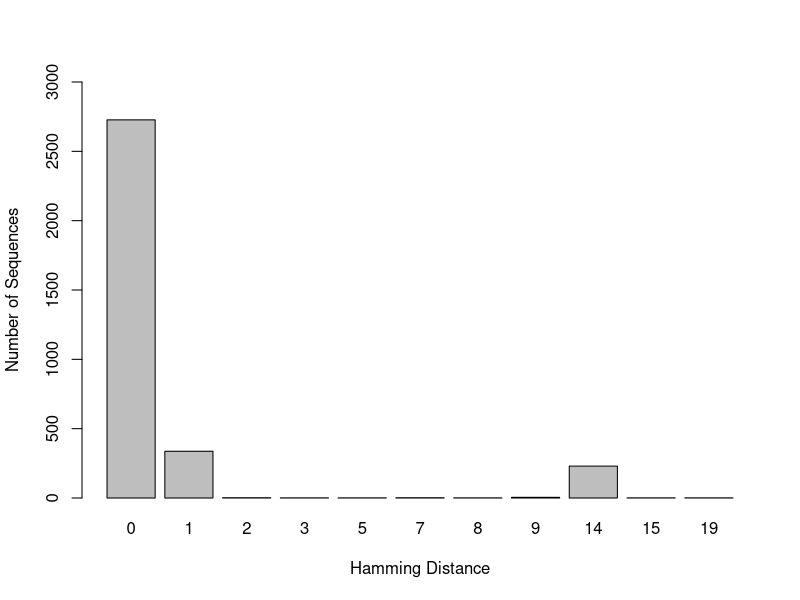
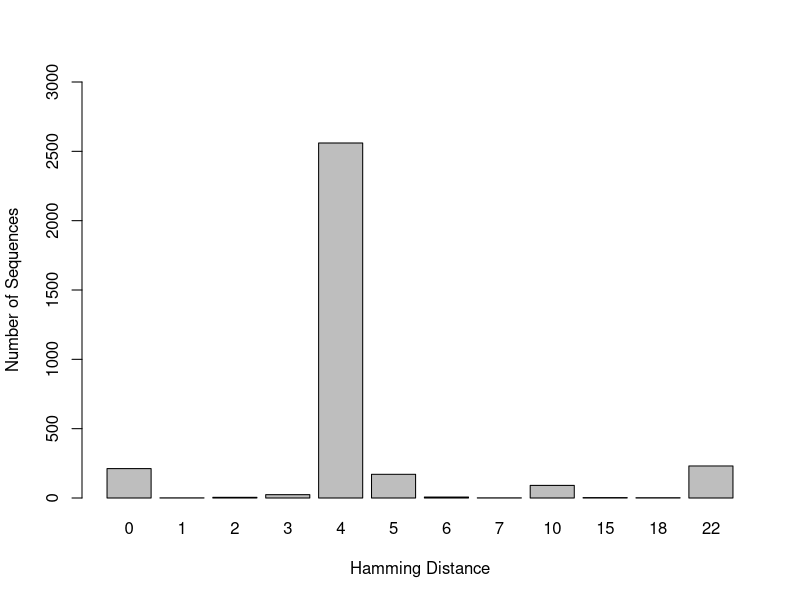
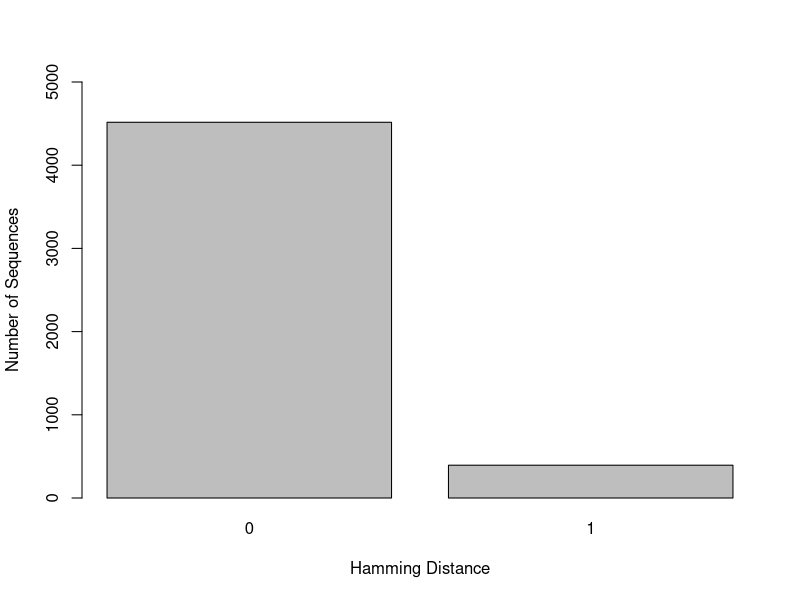
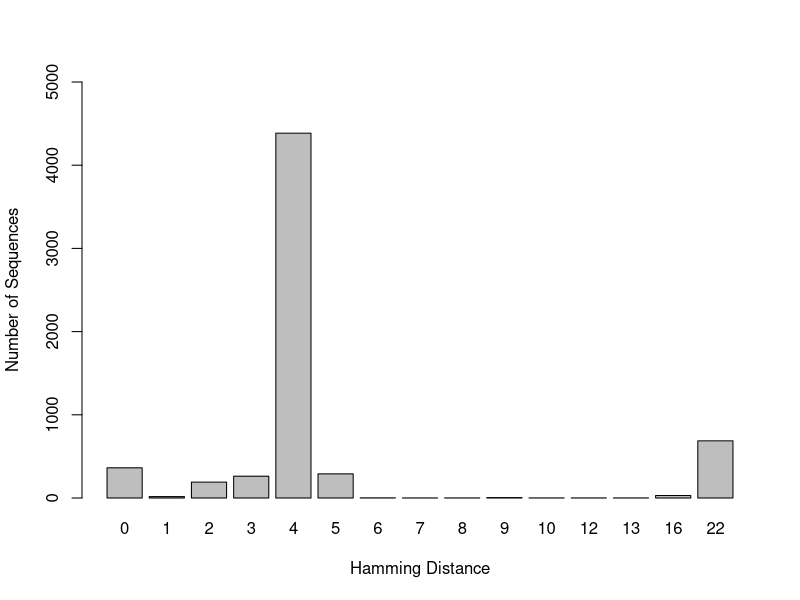
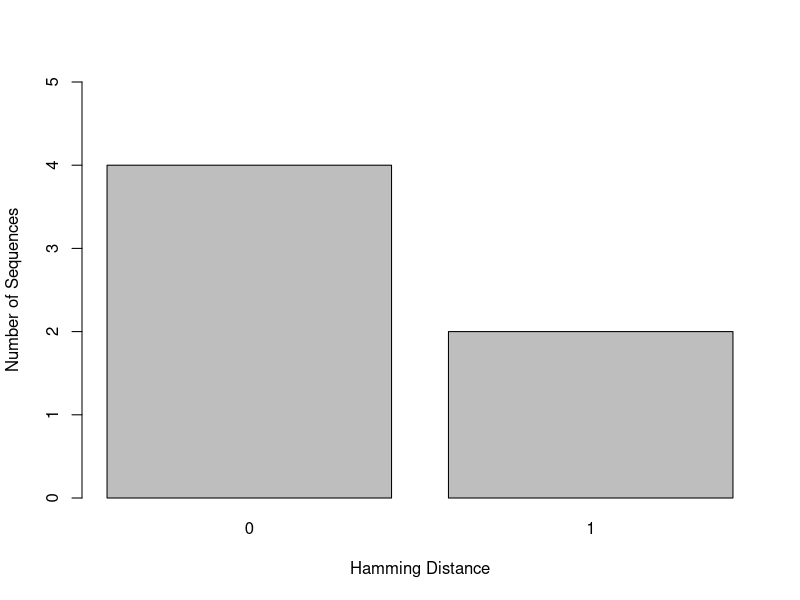
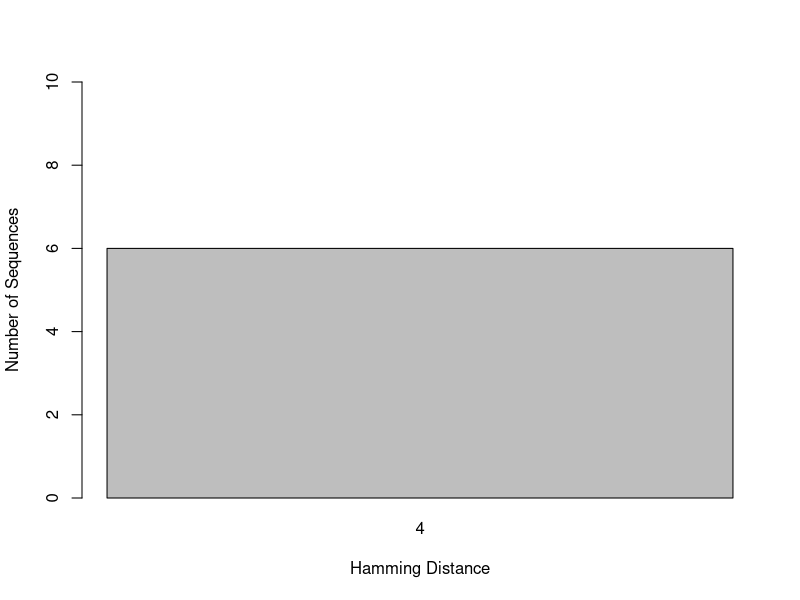
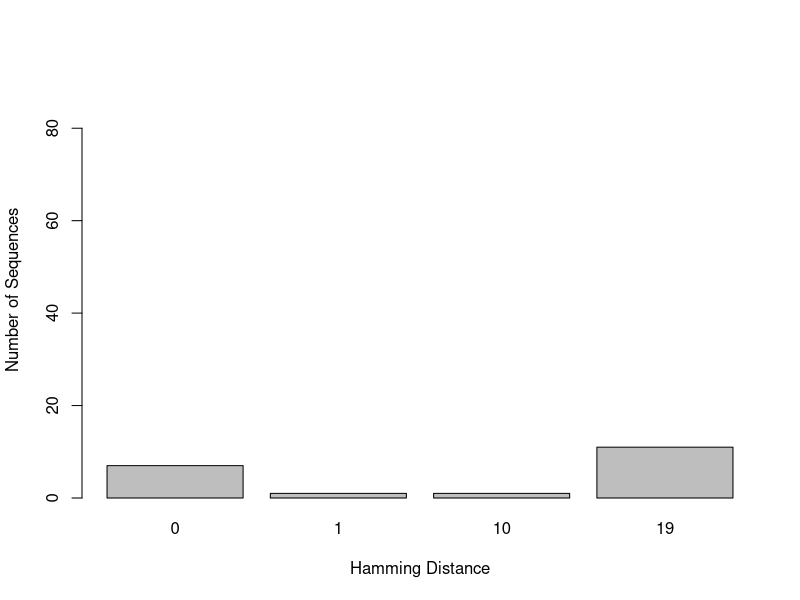
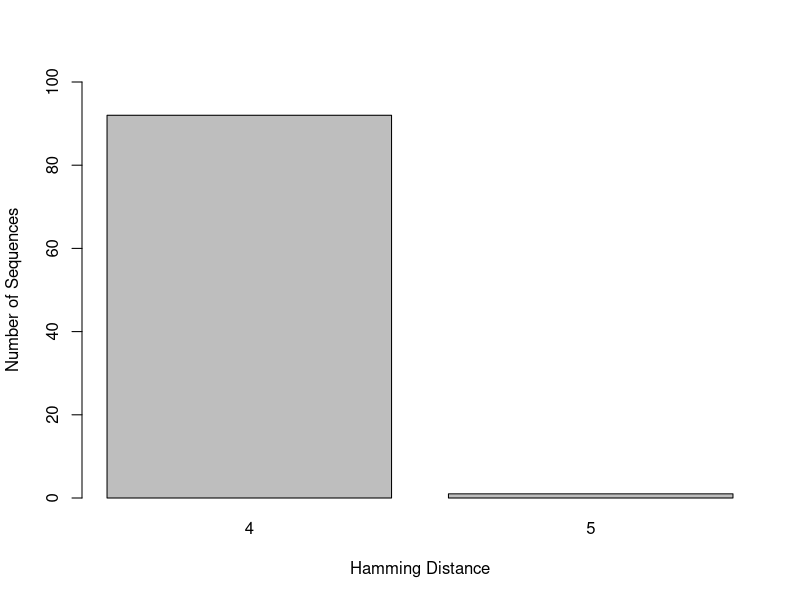

Generate these figures, in order, with R:
## ---- chunk 1
knitr::opts_chunk$set(root.dir = "C:/Users/Lexie Christopoulos/Repos/GenomeSequencing-/db/", echo = TRUE)
## ---- chunk 2
NS_H1_F <-read.csv("hamming_distance_results/NS_H1_NS_Forward_1.2_results_NCR.csv")

NS_H1_1 <- NS_H1_F[-c(2298,2299),]

barplot(table(NS_H1_1$hamming_distance), xlab = "Hamming Distance", ylab = "Number of Sequences", ylim = c(0,3000))
## ---- chunk 3
NS_H1_R <-read.csv("hamming_distance_results/NS_H1_NS_Reverse_2.1_results_NCR.csv")

NS_H1_2 <- NS_H1_R[-c(2298),]

barplot(table(NS_H1_2$hamming_distance), xlab = "Hamming Distance", ylab = "Number of Sequences", ylim = c(0,3000))

## ---- chunk 4
NS_H3_F <-read.csv("hamming_distance_results/NS_H3_NS_Forward_1.2_results_NCR.csv")

NS_H3_1 <- NS_H3_F[-c(4911,4912),]

barplot(table(NS_H3_1$hamming_distance), xlab = "Hamming Distance", ylab = "Number of Sequences", ylim = c(0,5000))
## ---- chunk 5
NS_H3_R <-read.csv("hamming_distance_results/NS_H3_NS_Reverse_2.1_results_NCR.csv")

NS_H3_2 <- NS_H3_R[-c(4911),]

barplot(table(NS_H3_2$hamming_distance), xlab = "Hamming Distance", ylab = "Number of Sequences", ylim = c(0,5000))
## ---- chunk 6
NS_H5_F <-read.csv("hamming_distance_results/NS_H5_NS_Forward_1.2_results_NCR.csv")

NS_H5_1 <- NS_H5_F[-c(7,8),]

barplot(table(NS_H5_1$hamming_distance), xlab = "Hamming Distance", ylab = "Number of Sequences", ylim = c(0,5))
## ---- chunk 7
NS_H5_R <-read.csv("hamming_distance_results/NS_H5_NS_Reverse_2.1_results_NCR.csv")

NS_H5_2 <- NS_H5_R[-c(7),]

barplot(table(NS_H5_2$hamming_distance), xlab = "Hamming Distance", ylab = "Number of Sequences", ylim = c(0,10))
## ---- chunk 8
NS_H7_F <-read.csv("hamming_distance_results/NS_H7_NS_Forward_1.2_results.csv")

NS_H7_1 <- NS_H7_F[-c(96,97),]

barplot(table(NS_H7_1$hamming_distance), xlab = "Hamming Distance", ylab = "Number of Sequences", ylim = c(0,90))
## ---- chunk 9
NS_H7_R <-read.csv("hamming_distance_results/NS_H7_NS_Reverse_2.1_results_NCR.csv")

NS_H7_2 <- NS_H7_R[-c(94),]

barplot(table(NS_H7_2$hamming_distance), xlab = "Hamming Distance", ylab = "Number of Sequences", ylim = c(0,100))

## ---- chunk 10
NS_H9_F <-read.csv("hamming_distance_results/NS_H9_NS_Forward_1.2_results_NCR.csv")

#NS_H9_1 <- NS_H9_F[-c(4,5),]

#barplot(table(NS_H9_1$hamming_distance), xlab = "Hamming Distance", ylab = "Number of Sequences", ylim = c(0,5))
## ---- chunk 11
NS_H9_R <-read.csv("hamming_distance_results/NS_H9_NS_Reverse_2.1_results_NCR.csv")

NS_H9_2 <- NS_H9_R[-c(30),]

barplot(table(NS_H9_2$hamming_distance), xlab = "Hamming Distance", ylab = "Number of Sequences", ylim = c(0,30))
